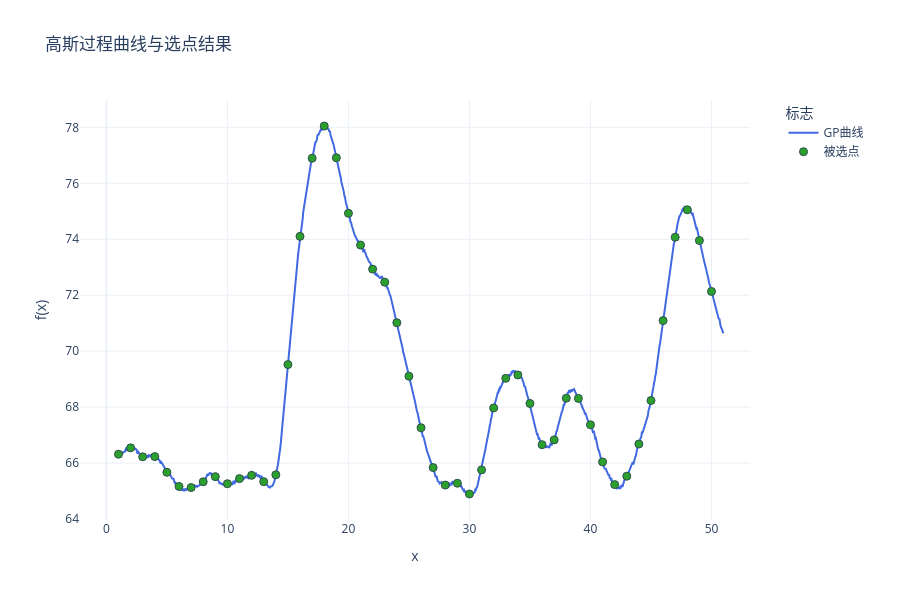

Notebook code cell kept with this figure:
### Code cell
import numpy as np
import plotly.graph_objects as go
from sklearn.gaussian_process import GaussianProcessRegressor
from sklearn.gaussian_process.kernels import RBF, ConstantKernel,WhiteKernel,Matern
from util.methods import assign_variances
from scipy.linalg import cholesky
import matplotlib.pyplot as plt

np.random.seed(seed=seed)
# 定义核函数
kernel = ConstantKernel(25.0) * Matern(length_scale=4, nu=2.5) + WhiteKernel(1e-3)
gp = GaussianProcessRegressor(kernel=kernel)

x_dense = np.linspace(1, 51, 1000).reshape(-1, 1)

y_dense = gp.sample_y(x_dense, n_samples=1, random_state=seed).flatten() + 70

# 提取整数点对应的y值
integer_points = np.random.choice(np.arange(1, 51), size=50, replace=False)
indices = [np.abs(x_dense.flatten() - x).argmin() for x in integer_points]
y_integers = y_dense[indices]

# 计算整数点的协方差矩阵
cov_matrix = kernel(integer_points.reshape(-1,1))

# 计算相关性矩阵
std_dev = np.sqrt(np.diag(cov_matrix))  
corr_matrix = cov_matrix / np.outer(std_dev, std_dev)  

fig = go.Figure()

fig.add_trace(go.Scatter(
    x=x_dense.flatten(), 
    y=y_dense,
    mode='lines',
    name='GP曲线',
    line=dict(color='royalblue', width=2)
))

#colors = ['#1f77b4', '#ff7f0e', '#2ca02c', '#d62728', '#9467bd']  # 5种不同颜色
colors = ['#2ca02c',]

fig.add_trace(go.Scatter(
    x=integer_points,
    y=y_integers,
    mode='markers',
    name='被选点',
    marker=dict(
        color=colors[0],
        size=8,
        line=dict(width=1, color='DarkSlateGrey')
)))

fig.update_layout(
    title='高斯过程曲线与选点结果',
    xaxis_title='x',
    yaxis_title='f(x)',
    template='plotly_white',
    height=600,
    width=900,
    legend=dict(
        title='标志',
        x=1.05,
        y=1,
        xanchor='left',
        yanchor='top',
        bgcolor='rgba(255,255,255,0.8)'
    ),
    margin=dict(r=150) 
)

fig.show()

### Figure 1 — Plotly figure (JSON) as saved in the notebook; plotly's stock layout.template omitted (floating-point values rounded to 4 significant figures; data arrays with more than 128 entries replaced by an {"elided": "..."} marker saying what was removed)
{"data": [{"line": {"color": "royalblue", "width": 2}, "mode": "lines", "name": "GP曲线", "type": "scatter", "x": {"elided": "1000 float values"}, "y": {"elided": "1000 float values"}}, {"marker": {"color": "#2ca02c", "line": {"color": "DarkSlateGrey", "width": 1}, "size": 8}, "mode": "markers", "name": "被选点", "type": "scatter", "x": [14, 40, 31, 46, 18, 49, 27, 26, 33, 20, 13, 5, 38, 9, 4, 7, 42, 47, 48, 16, 10, 17, 25, 35, 32, 1, 45, 28, 34, 6, 30, 12, 37, 2, 22, 3, 44, 36, 24, 41, 11, 23, 19, 50, 21, 8, 43, 15, 29, 39], "y": [65.58, 67.37, 65.76, 71.09, 78.05, 73.96, 65.84, 67.27, 69.03, 74.93, 65.34, 65.67, 68.32, 65.52, 66.23, 65.13, 65.23, 74.07, 75.05, 74.1, 65.26, 76.9, 69.11, 68.13, 67.97, 66.32, 68.24, 65.22, 69.15, 65.17, 64.9, 65.56, 66.83, 66.55, 72.93, 66.22, 66.68, 66.66, 71.02, 66.04, 65.45, 72.47, 76.91, 72.13, 73.79, 65.33, 65.53, 69.52, 65.28, 68.31]}], "layout": {"height": 600, "legend": {"bgcolor": "rgba(255,255,255,0.8)", "title": {"text": "标志"}, "x": 1.05, "xanchor": "left", "y": 1, "yanchor": "top"}, "margin": {"r": 150}, "title": {"text": "高斯过程曲线与选点结果"}, "width": 900, "xaxis": {"title": {"text": "x"}}, "yaxis": {"title": {"text": "f(x)"}}}}
